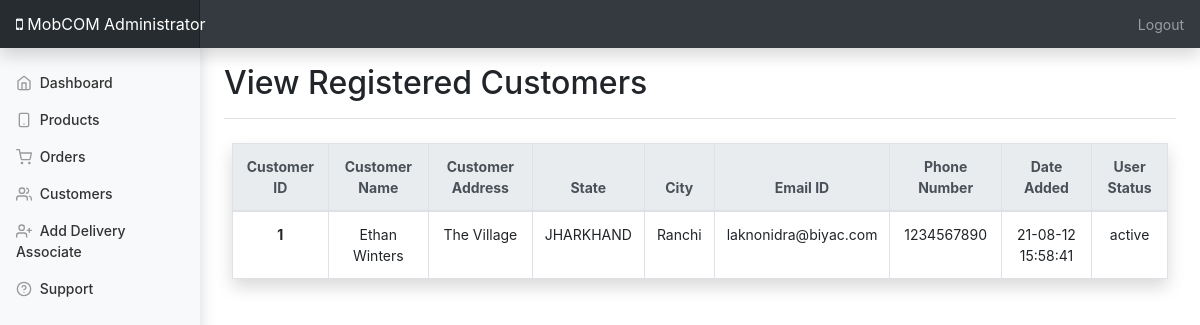
Screenshot of /admin/dashboard/customer.php (signed in) with the database file from the repository.
### tables this page shows
CREATE TABLE `user_master` (
  `user_id` int(100) NOT NULL,
  `first_name` varchar(255) NOT NULL,
  `last_name` varchar(255) DEFAULT NULL,
  `user_email` varchar(255) NOT NULL,
  `user_phone` bigint(10) NOT NULL,
  `user_gender` varchar(50) NOT NULL,
  `user_address_1` varchar(255) NOT NULL,
  `user_address_2` varchar(255) DEFAULT NULL,
  `state_id` int(3) NOT NULL,
  `city_id` int(3) NOT NULL,
  `user_pincode` int(25) NOT NULL,
  `user_pwd` varchar(255) NOT NULL,
  `user_date_added` varchar(255) NOT NULL,
  `user_status` varchar(25) NOT NULL
);

CREATE TABLE `state_master` (
  `state_id` int(11) NOT NULL,
  `state_name` varchar(50) NOT NULL
);

CREATE TABLE `cities_master` (
  `city_id` int(11) NOT NULL,
  `city_name` varchar(255) NOT NULL,
  `state_id` int(11) NOT NULL
);

### admin/dashboard/customer.php (the view, shortened to what this page needs)
<!doctype html>
<html lang="en">
<head>
    <?php
    require('../admin-modules/header.php');
    ?>
</head>
<body>
    <?php
    require('../admin-modules/navbar.php');
    ?>
    <div class="container-fluid">
        <div class="row">
            <?php
            require('../admin-modules/sidebar.php');
            ?>
            <main role="main" class="col-md-9 ml-sm-auto col-lg-10 px-md-4">
                <div class="d-flex justify-content-between flex-wrap flex-md-nowrap align-items-center pt-3 pb-2 mb-3 border-bottom">
                    <h1 class="h2">View Registered Customers</h1>
                </div>
                <div class="container-fluid p-2">
                    <table class="table table-hover table-bordered table-responsive-sm shadow" data-toggle="table" data-pagination="true" data-search="true" data-advanced-search="true" data-id-table="advancedTable">
                        <thead class="text-center thead-light">
                            <tr>
                                <th data-sortable="true" data-field="<?php $row->user_id ?>" scope="col">Customer ID</th>
                                <th data-sortable="true" data-field="<?php $row->first_name?>" scope="col">Customer Name</th>
                                <th data-sortable="true" data-field="<?php $row->user_address_1 ?>" scope="col">Customer Address</th>
                                <th data-sortable="true" data-field="<?php $row->state_name ?>" scope="col">State</th>
                                <th data-sortable="true" data-field="<?php $row->city_name ?>" scope="col">City</th>
                                <th data-sortable="true" data-field="<?php $row->user_email ?>" scope="col">Email ID</th>
                                <th data-sortable="true" data-field="<?php $row->user_phone ?>" scope="col">Phone Number</th>
                                <th data-sortable="true" data-field="<?php $row->date_added ?>" scope="col">Date Added</th>
                                <th data-sortable="true" data-field="<?php $row->user_status ?>" scope="col">User Status</th>
                            </tr>
                        </thead>
                        <tbody class='text-center'>
                            <?php
                            $query = "SELECT `user_master`.*, `state_master`.*, `cities_master`.*
                                      FROM `user_master`, `state_master`, `cities_master`
                                      WHERE `user_master`.`state_id` = `state_master`.`state_id`
                                      AND `user_master`.`city_id` = `cities_master`.`city_id`";
                            $res = mysqli_query($conn, $query);
                            while ($row = mysqli_fetch_object($res)) {
                                echo "
                                    <tr>
                                        <th scope='row'>$row->user_id</th>
                                        <td>$row->first_name $row->last_name</td>
                                        <td>$row->user_address_1</td>
                                        <td>$row->state_name</td>
                                        <td>$row->city_name</td>
                                        <td>$row->user_email</td>
                                        <td>$row->user_phone</td>
                                        <td>$row->user_date_added</td>
                                        <td>$row->user_status</td>
                                    </tr>
                                ";
                            }
                            ?>
                        </tbody>
                    </table>
                </div>
            </main>
        </div>
    </div>
</body>
</html>

### admin/dashboard/dashboard.css (style rules this page uses)
body { font-size: .875rem; }

### rows the page displays
user_master: user_id "1", first_name "Ethan", last_name "Winters", user_address_1 "The Village", state.state_name "JHARKHAND", city.city_name "Ranchi", user_email "laknonidra@biyac.com", user_phone "1234567890", user_date_added "21-08-12 15:58:41", user_status "active"
